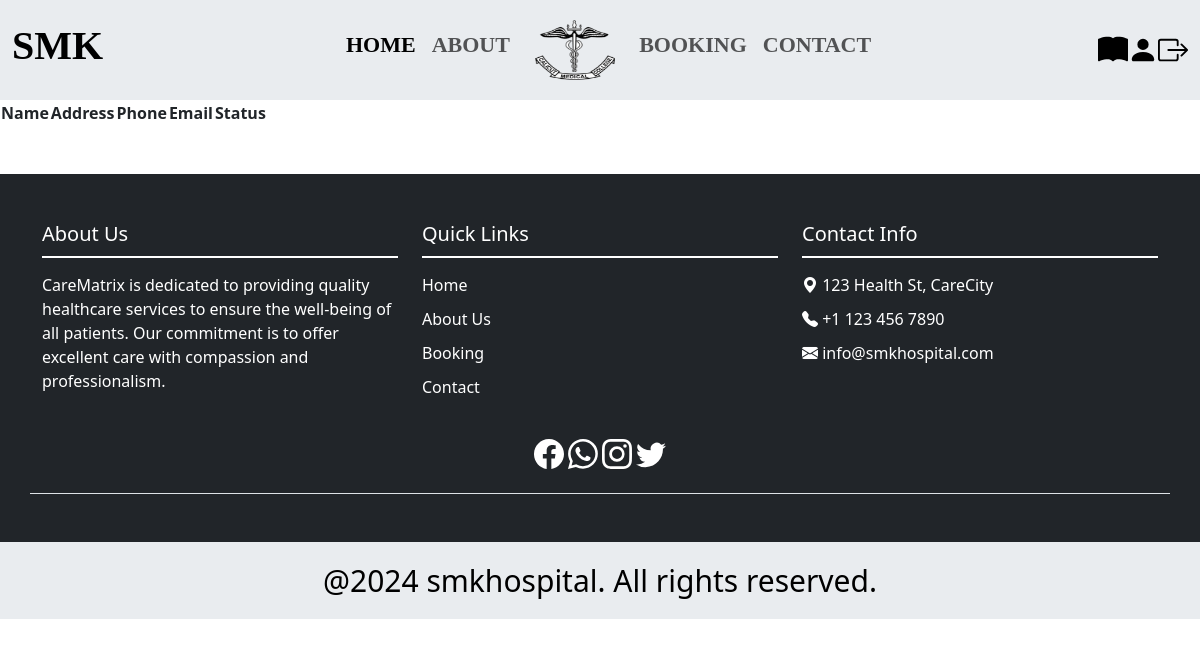
Page /prescription (signed in) on the earlier database version.
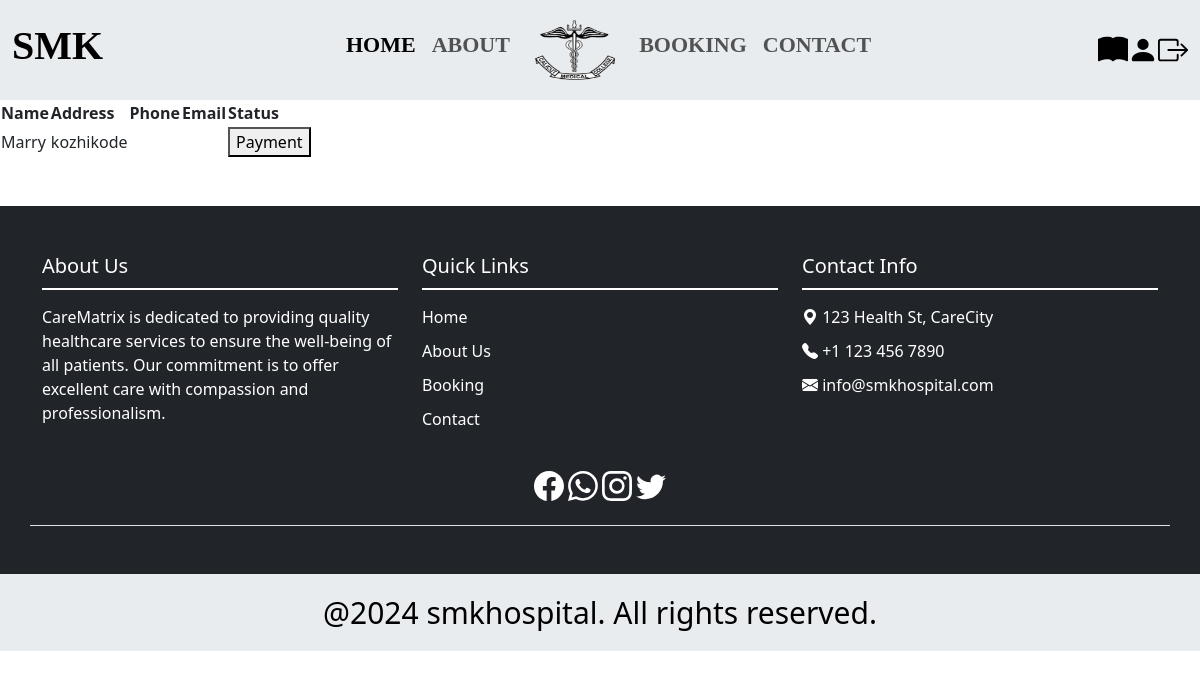
Same page on the later database version.
### app/models.py (models this page shows, shortened)
class PatientConsultation(models.Model):
    doctor = models.ForeignKey(CustomUser, on_delete=models.CASCADE, related_name='consultations_as_doctor')
    user_id = models.ForeignKey(CustomUser,on_delete=models.CASCADE, related_name='consultations_as_patient')
    name = models.CharField(max_length=100)
    age = models.IntegerField(validators=[MinValueValidator(0), MaxValueValidator(120)])
    height = models.IntegerField(null=True, validators=[MinValueValidator(0)])
    weight = models.IntegerField(validators=[MinValueValidator(0)])
    state = models.CharField(max_length=100)
    condition = models.TextField()
    medicine = models.TextField()
    created_at = models.DateTimeField(auto_now_add=True)
    status = models.CharField(null=True,blank=True,max_length=100)
    fees = models.DecimalField(max_digits=10, decimal_places=2, default=0.00)

class CustomUser(AbstractUser):
    Phonenumber=models.IntegerField(null=True,blank=True,unique=True)
    Age=models.IntegerField(null=True,blank=True)
    Address=models.CharField(null=True,blank=True,max_length=100)
    DOB=models.DateField(null=True,blank=True)
    usertype=models.CharField(max_length=200)
    Image = models.FileField(null=True, blank=True)

### app/views.py (the view)
# urls.py: path('prescription',views.prescription,name='prescription'),
def prescription(request):
    data = CustomUser.objects.get(id=request.user.id)
    presc = PatientConsultation.objects.filter(user_id=data.id)
    for i in presc:
        print(i.status)
    return render(request, 'users/prescription.html',{'presc':presc} )

### template/users/prescription.html (shortened to what this page needs)
{% extends 'users/base.html' %}
{% load static %}
{% block content %}
<table>
    <tr>
        <th>Name</th>
        <th>Address</th>
        <th>Phone</th>
        <th>Email</th>
        <th>Status</th>
    </tr>
    {% for i in presc %}
    <tr>
        <td>{{i.name}}</td>
        <td>{{i.user_id.Address}}</td>
        <td>{{i.Phonenumber}}</td>
        <td>{{i.email}}</td>
        <td>
            {% if i.status == 'COMPLETED' %}
            <a href=""><button>Payment</button></a>
            {% elif i.status == 'PAYMENT' %}
            <p>successfully payed</p>
            {% else %}
            <p>Pending</p>
            {% endif %}
        </td>
    </tr>
    {% endfor %}
</table>
{% endblock %}

Differences in the rows shown:
added PatientConsultation: name "Marry", user_id.Address "kozhikode", status "Payment"
